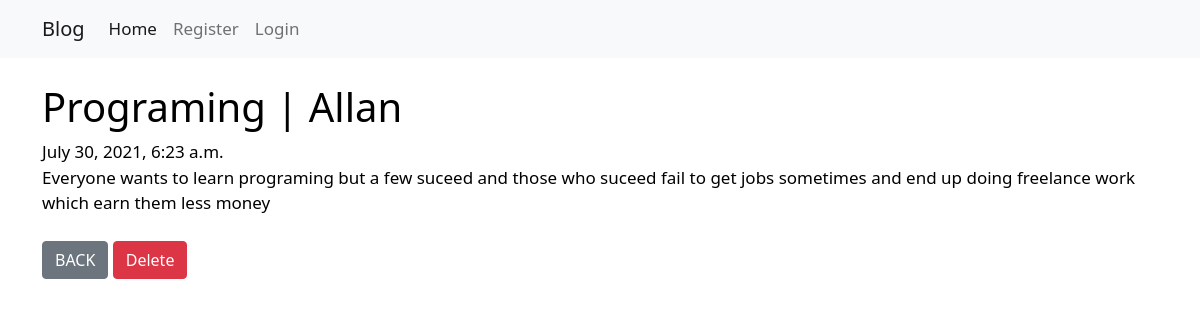
The app's page /article/2 with its own data.
### posts/models.py (models this page shows, shortened)
class Post(models.Model):
    title = models.CharField(max_length=225)
    author = models.CharField(max_length=225)
    category = models.CharField(max_length=225, default="coding")
    date = models.DateTimeField(auto_now_add=True)
    body = models.TextField()

### posts/views.py (the view)
# urls.py: path('article/<int:pk>', ArticalDetailView.as_view(), name="article"),
class ArticalDetailView(DetailView):
    model = Post
    template_name = 'base/detail.html'

### posts/templates/base/detail.html
{% extends 'base/layout.html' %}
    {% block body %}
        <div class="container">
            <br>
            <div class="section">
                <h1>{{ post.title }} | {{ post.author }}</h1>
                    {{ post.date }} <br>
                    {{ post.body }}
            </div> <br>
            <div class="reverse">
                <a class="btn btn-secondary" href="{% url 'home' %}">BACK</a>
                <a class="btn btn-danger" href="{% url 'delete' post.pk %}">Delete</a>
            </div>
        </div>
    {% endblock %}

### posts/templates/base/layout.html (style rules this page uses)
body { color: #000; background-color: #fff; font-size: 17px; font-family: 'Segoe UI', Tahoma, Geneva, Verdana, sans-serif; box-sizing: border-box; }
a { text-decoration: none; color: #000; }

### records on screen
Post: title "Programing", author "Allan", date "July 30, 2021, 6:23 a.m.", body "Everyone wants to learn programing but a few suceed and those who suceed fail to get jobs sometimes and end up doing freelance work which earn them less money"
